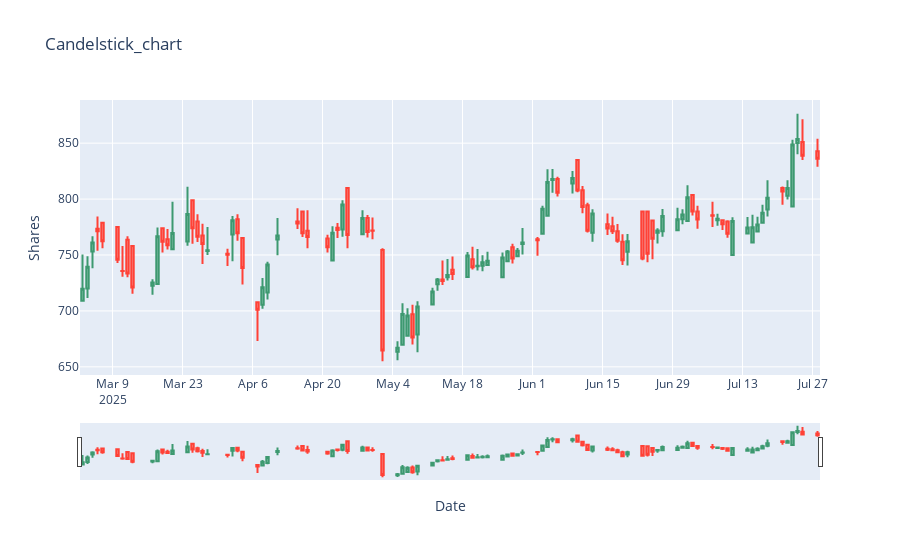

Notebook code for this chart:
### Code cell
fig = go.Figure(data=[go.Candlestick(x=df.index,
                open=df['1. open'],
                high=df['2. high'],
                low=df['3. low'],
                close=df['4. close'])])


fig.update_layout(title= "Candelstick_chart" ,  xaxis_title  ="Date" , yaxis_title  = "Shares")
